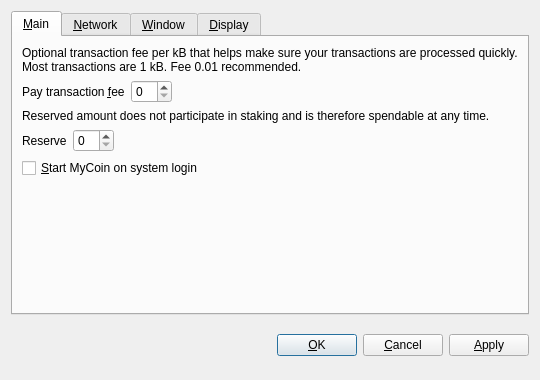
<?xml version="1.0" encoding="UTF-8"?>
<ui version="4.0">
 <class>OptionsDialog</class>
 <widget class="QDialog" name="OptionsDialog">
  <property name="geometry">
   <rect>
    <x>0</x>
    <y>0</y>
    <width>540</width>
    <height>380</height>
   </rect>
  </property>
  <property name="windowTitle">
   <string>Options</string>
  </property>
  <property name="modal">
   <bool>true</bool>
  </property>
  <layout class="QVBoxLayout" name="verticalLayout">
   <item>
    <widget class="QTabWidget" name="tabWidget">
     <property name="tabPosition">
      <enum>QTabWidget::North</enum>
     </property>
     <property name="currentIndex">
      <number>0</number>
     </property>
     <widget class="QWidget" name="tabMain">
      <attribute name="title">
       <string>&amp;Main</string>
      </attribute>
      <layout class="QVBoxLayout" name="verticalLayout_Main">
       <item>
        <widget class="QLabel" name="transactionFeeInfoLabel">
         <property name="text">
          <string>Optional transaction fee per kB that helps make sure your transactions are processed quickly. Most transactions are 1 kB. Fee 0.01 recommended.</string>
         </property>
         <property name="textFormat">
          <enum>Qt::PlainText</enum>
         </property>
         <property name="wordWrap">
          <bool>true</bool>
         </property>
        </widget>
       </item>
       <item>
        <layout class="QHBoxLayout" name="horizontalLayoutFee">
         <item>
          <widget class="QLabel" name="transactionFeeLabel">
           <property name="text">
            <string>Pay transaction &amp;fee</string>
           </property>
           <property name="textFormat">
            <enum>Qt::PlainText</enum>
           </property>
           <property name="buddy">
            <cstring>transactionFee</cstring>
           </property>
          </widget>
         </item>
         <item>
          <widget class="BitcoinAmountField" name="transactionFee"/>
         </item>
         <item>
          <spacer name="horizontalSpacerFee">
           <property name="orientation">
            <enum>Qt::Horizontal</enum>
           </property>
           <property name="sizeHint" stdset="0">
            <size>
             <width>40</width>
             <height>20</height>
            </size>
           </property>
          </spacer>
         </item>
        </layout>
       </item>
       <item>
        <widget class="QLabel" name="reserveBalanceInfoLabel">
         <property name="text">
          <string>Reserved amount does not participate in staking and is therefore spendable at any time.</string>
         </property>
         <property name="textFormat">
          <enum>Qt::PlainText</enum>
         </property>
         <property name="wordWrap">
          <bool>true</bool>
         </property>
        </widget>
       </item>
       <item>
        <layout class="QHBoxLayout" name="horizontalLayoutReserveBalance">
         <item>
          <widget class="QLabel" name="reserveBalanceLabel">
           <property name="text">
            <string>Reserve</string>
           </property>
           <property name="textFormat">
            <enum>Qt::PlainText</enum>
           </property>
           <property name="buddy">
            <cstring>reserveBalance</cstring>
           </property>
          </widget>
         </item>
         <item>
          <widget class="BitcoinAmountField" name="reserveBalance"/>
         </item>
         <item>
          <spacer name="horizontalSpacerReserveBalance">
           <property name="orientation">
            <enum>Qt::Horizontal</enum>
           </property>
           <property name="sizeHint" stdset="0">
            <size>
             <width>40</width>
             <height>20</height>
            </size>
           </property>
          </spacer>
         </item>
        </layout>
       </item>
       <item>
        <widget class="QCheckBox" name="bitcoinAtStartup">
         <property name="toolTip">
          <string>Automatically start MyCoin after logging in to the system.</string>
         </property>
         <property name="text">
          <string>&amp;Start MyCoin on system login</string>
         </property>
        </widget>
       </item>
       <item>
        <spacer name="verticalSpacer_Main">
         <property name="orientation">
          <enum>Qt::Vertical</enum>
         </property>
         <property name="sizeHint" stdset="0">
          <size>
           <width>20</width>
           <height>40</height>
          </size>
         </property>
        </spacer>
       </item>
      </layout>
     </widget>
     <widget class="QWidget" name="tabNetwork">
      <attribute name="title">
       <string>&amp;Network</string>
      </attribute>
      <layout class="QVBoxLayout" name="verticalLayout_Network">
       <item>
        <widget class="QCheckBox" name="mapPortUpnp">
         <property name="toolTip">
          <string>Automatically open the MyCoin client port on the router. This only works when your router supports UPnP and it is enabled.</string>
         </property>
         <property name="text">
          <string>Map port using &amp;UPnP</string>
         </property>
        </widget>
       </item>
       <item>
        <widget class="QCheckBox" name="connectSocks">
         <property name="toolTip">
          <string>Connect to the MyCoin network through a SOCKS5 proxy (e.g. when connecting through Tor).</string>
         </property>
         <property name="text">
          <string>&amp;Connect through SOCKS5 proxy:</string>
         </property>
        </widget>
       </item>
       <item>
        <layout class="QHBoxLayout" name="horizontalLayout_Network">
         <item>
          <widget class="QLabel" name="proxyIpLabel">
           <property name="text">
            <string>Proxy &amp;IP:</string>
           </property>
           <property name="textFormat">
            <enum>Qt::PlainText</enum>
           </property>
           <property name="buddy">
            <cstring>proxyIp</cstring>
           </property>
          </widget>
         </item>
         <item>
          <widget class="QValidatedLineEdit" name="proxyIp">
           <property name="maximumSize">
            <size>
             <width>140</width>
             <height>16777215</height>
            </size>
           </property>
           <property name="toolTip">
            <string>IP address of the proxy (e.g. 127.0.0.1)</string>
           </property>
          </widget>
         </item>
         <item>
          <widget class="QLabel" name="proxyPortLabel">
           <property name="text">
            <string>&amp;Port:</string>
           </property>
           <property name="textFormat">
            <enum>Qt::PlainText</enum>
           </property>
           <property name="buddy">
            <cstring>proxyPort</cstring>
           </property>
          </widget>
         </item>
         <item>
          <widget class="QLineEdit" name="proxyPort">
           <property name="maximumSize">
            <size>
             <width>55</width>
             <height>16777215</height>
            </size>
           </property>
           <property name="toolTip">
            <string>Port of the proxy (e.g. 9050)</string>
           </property>
          </widget>
         </item>
         <item>
          <spacer name="horizontalSpacer_Network">
           <property name="orientation">
            <enum>Qt::Horizontal</enum>
           </property>
           <property name="sizeHint" stdset="0">
            <size>
             <width>40</width>
             <height>20</height>
            </size>
           </property>
          </spacer>
         </item>
        </layout>
       </item>
       <item>
        <spacer name="verticalSpacer_Network">
         <property name="orientation">
          <enum>Qt::Vertical</enum>
         </property>
         <property name="sizeHint" stdset="0">
          <size>
           <width>20</width>
           <height>40</height>
          </size>
         </property>
        </spacer>
       </item>
      </layout>
     </widget>
     <widget class="QWidget" name="tabWindow">
      <attribute name="title">
       <string>&amp;Window</string>
      </attribute>
      <layout class="QVBoxLayout" name="verticalLayout_Window">
       <item>
        <widget class="QCheckBox" name="minimizeToTray">
         <property name="toolTip">
          <string>Show only a tray icon after minimizing the window.</string>
         </property>
         <property name="text">
          <string>&amp;Minimize to the tray instead of the taskbar</string>
         </property>
        </widget>
       </item>
       <item>
        <widget class="QCheckBox" name="minimizeOnClose">
         <property name="toolTip">
          <string>Minimize instead of exit the application when the window is closed. When this option is enabled, the application will be closed only after selecting Quit in the menu.</string>
         </property>
         <property name="text">
          <string>M&amp;inimize on close</string>
         </property>
        </widget>
       </item>
       <item>
        <spacer name="verticalSpacer_Window">
         <property name="orientation">
          <enum>Qt::Vertical</enum>
         </property>
         <property name="sizeHint" stdset="0">
          <size>
           <width>20</width>
           <height>40</height>
          </size>
         </property>
        </spacer>
       </item>
      </layout>
     </widget>
     <widget class="QWidget" name="tabDisplay">
      <attribute name="title">
       <string>&amp;Display</string>
      </attribute>
      <layout class="QVBoxLayout" name="verticalLayout_Display">
       <item>
        <layout class="QHBoxLayout" name="horizontalLayout_1_Display">
         <item>
          <widget class="QLabel" name="langLabel">
           <property name="text">
            <string>User Interface &amp;language:</string>
           </property>
           <property name="textFormat">
            <enum>Qt::PlainText</enum>
           </property>
           <property name="buddy">
            <cstring>lang</cstring>
           </property>
          </widget>
         </item>
         <item>
          <widget class="QValueComboBox" name="lang">
           <property name="toolTip">
            <string>The user interface language can be set here. This setting will take effect after restarting MyCoin.</string>
           </property>
          </widget>
         </item>
        </layout>
       </item>
       <item>
        <layout class="QHBoxLayout" name="horizontalLayout_2_Display">
         <item>
          <widget class="QLabel" name="unitLabel">
           <property name="text">
            <string>&amp;Unit to show amounts in:</string>
           </property>
           <property name="textFormat">
            <enum>Qt::PlainText</enum>
           </property>
           <property name="buddy">
            <cstring>unit</cstring>
           </property>
          </widget>
         </item>
         <item>
          <widget class="QValueComboBox" name="unit">
           <property name="toolTip">
            <string>Choose the default subdivision unit to show in the interface and when sending coins.</string>
           </property>
          </widget>
         </item>
        </layout>
       </item>
       <item>
        <widget class="QCheckBox" name="coinControlFeatures">
         <property name="toolTip">
          <string>Whether to show coin control features or not.</string>
         </property>
         <property name="text">
          <string>Display coin &amp;control features (experts only!)</string>
         </property>
        </widget>
       </item>
       <item>
        <spacer name="verticalSpacer_Display">
         <property name="orientation">
          <enum>Qt::Vertical</enum>
         </property>
         <property name="sizeHint" stdset="0">
          <size>
           <width>20</width>
           <height>40</height>
          </size>
         </property>
        </spacer>
       </item>
      </layout>
     </widget>
    </widget>
   </item>
   <item>
    <layout class="QHBoxLayout" name="horizontalLayout_Buttons">
     <item>
      <spacer name="horizontalSpacer_1">
       <property name="orientation">
        <enum>Qt::Horizontal</enum>
       </property>
       <property name="sizeHint" stdset="0">
        <size>
         <width>40</width>
         <height>48</height>
        </size>
       </property>
      </spacer>
     </item>
     <item>
      <widget class="QLabel" name="statusLabel">
       <property name="font">
        <font>
         <weight>75</weight>
         <bold>true</bold>
        </font>
       </property>
       <property name="text">
        <string/>
       </property>
       <property name="textFormat">
        <enum>Qt::PlainText</enum>
       </property>
       <property name="wordWrap">
        <bool>true</bool>
       </property>
      </widget>
     </item>
     <item>
      <spacer name="horizontalSpacer_2">
       <property name="orientation">
        <enum>Qt::Horizontal</enum>
       </property>
       <property name="sizeHint" stdset="0">
        <size>
         <width>40</width>
         <height>48</height>
        </size>
       </property>
      </spacer>
     </item>
     <item>
      <widget class="QPushButton" name="okButton">
       <property name="text">
        <string>&amp;OK</string>
       </property>
      </widget>
     </item>
     <item>
      <widget class="QPushButton" name="cancelButton">
       <property name="text">
        <string>&amp;Cancel</string>
       </property>
       <property name="autoDefault">
        <bool>false</bool>
       </property>
      </widget>
     </item>
     <item>
      <widget class="QPushButton" name="applyButton">
       <property name="text">
        <string>&amp;Apply</string>
       </property>
       <property name="autoDefault">
        <bool>false</bool>
       </property>
      </widget>
     </item>
    </layout>
   </item>
  </layout>
 </widget>
 <customwidgets>
  <customwidget>
   <class>BitcoinAmountField</class>
   <extends>QSpinBox</extends>
   <header>bitcoinamountfield.h</header>
  </customwidget>
  <customwidget>
   <class>QValueComboBox</class>
   <extends>QComboBox</extends>
   <header>qvaluecombobox.h</header>
  </customwidget>
  <customwidget>
   <class>QValidatedLineEdit</class>
   <extends>QLineEdit</extends>
   <header>qvalidatedlineedit.h</header>
  </customwidget>
 </customwidgets>
 <resources/>
 <connections/>
</ui>
